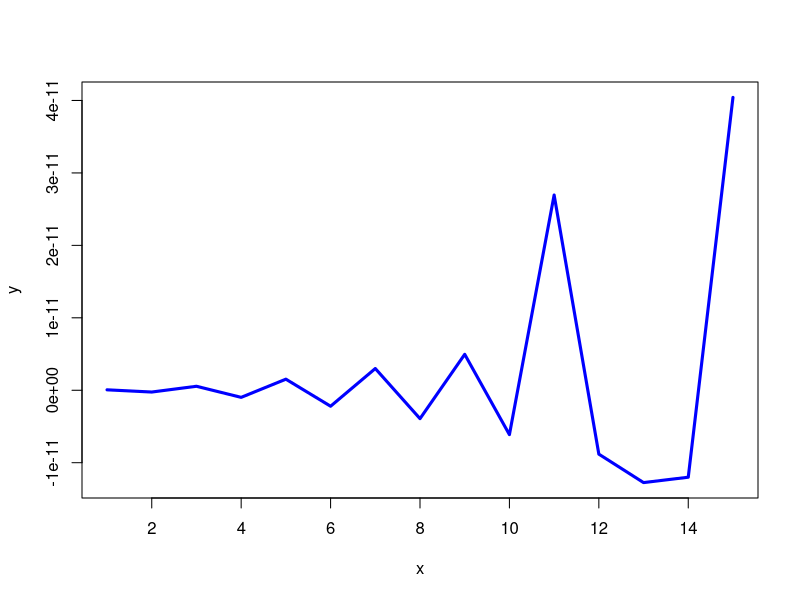

Source code (R):
## ---- chunk 1
x <- 1:15
y <- 500 *x * sin(pi*x)

#funkcijai braizyti naudoju plot
plot(x,y, type='l', col='blue', lwd=3)
